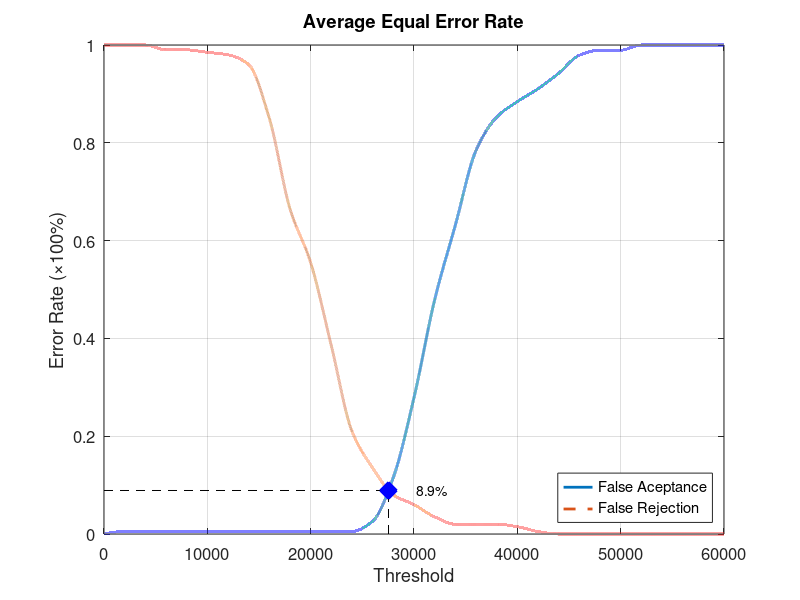
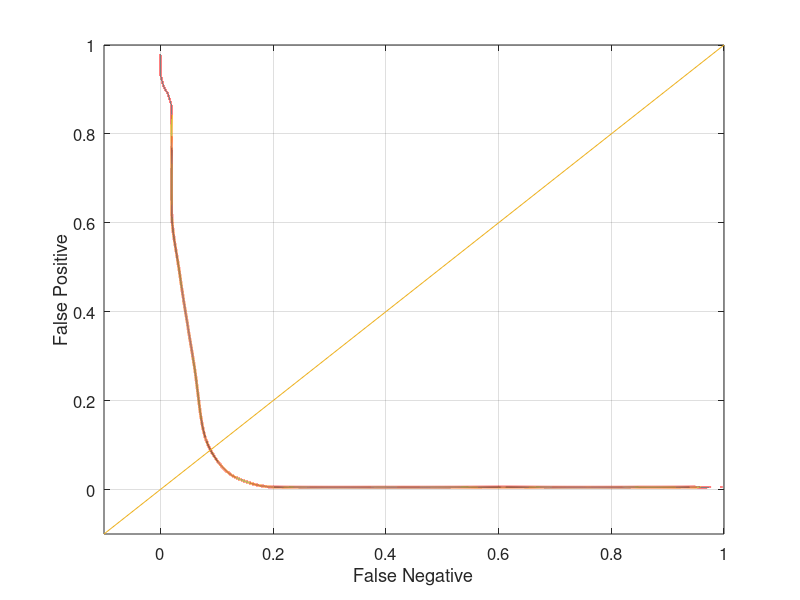

Reproduce these figures in MATLAB, in order.
function yEER = Database2_4
close all;
clear;
clc;
x = 0:2000:60000;
xq = 0:0.5:60000;

y0 = [0 0.00526316 0.00526316 0.00526316 0.00526316 0.00526316 0.00526316 0.00526316 0.00526316 0.00526316 0.00526316 0.00526316 0.00526316 0.0263158 0.115789 0.278947 0.478947 0.631579 0.784211 0.852632 0.884211 0.910526 0.942105 0.978947 0.989474 0.989474 1 1 1 1 1];
yy0 = interp1(x, y0, xq, 'pchip');
y1 = [1 1 1 0.99 0.99 0.985 0.98 0.96 0.85 0.665 0.555 0.385 0.21 0.135 0.08 0.06 0.035 0.02 0.02 0.02 0.015 0.005 0 0 0 0 0 0 0 0 0];
yy1 = interp1(x, y1, xq, 'pchip');

% Calculating EER: 
y2 = abs(y0 - y1);
find(y2 == min(y2))
yy2 = abs(yy0 - yy1);
xEER = find(yy2 == min(yy2));
xEERIndex = xq(xEER) % X-axis EER
yEER = yy0(xEER) % Y-axis EER

main = figure
plot(xq, yy0,'-','LineWidth', 2);	hold on
plot(xq, yy1,'--','LineWidth', 2);	hold on
plot([xEERIndex xEERIndex], [0 yEER], 'k--');	hold on
plot([0 xEERIndex], [yEER yEER], 'k--');	hold on
plot(xEERIndex, yEER, 'bx', 'LineWidth', 10);	hold on
text(xEERIndex + 10 * xEERIndex / 100, yEER, [num2str(round((10000 * yEER)) / 100) '%'])
legend('False Aceptance', 'False Rejection', 'Location', 'SouthEast')
xlabel('Threshold')
ylabel('Error Rate (\times100%)')
title('Average Equal Error Rate')
set(gca, 'FontSize', 12)
axis([0 60000 0 1])
grid on

print(main, 'Database2_4Main', '-dpng');
FNRxFPR = figure('Color', [1 1 1]);
plot(yy1, yy0, '-', yy1, yy0, 'LineWidth', 2);
hold on
y = -0.1:0.1:1
plot(y, y); 
set(gca, 'FontSize', 12)
xlabel('False Negative')
ylabel('False Positive')
axis([-0.1 1 -0.1 1])
set(gca, 'FontSize', 12)
grid on

print(FNRxFPR, 'Database2_4FNRxFPR','-dpng');
end
